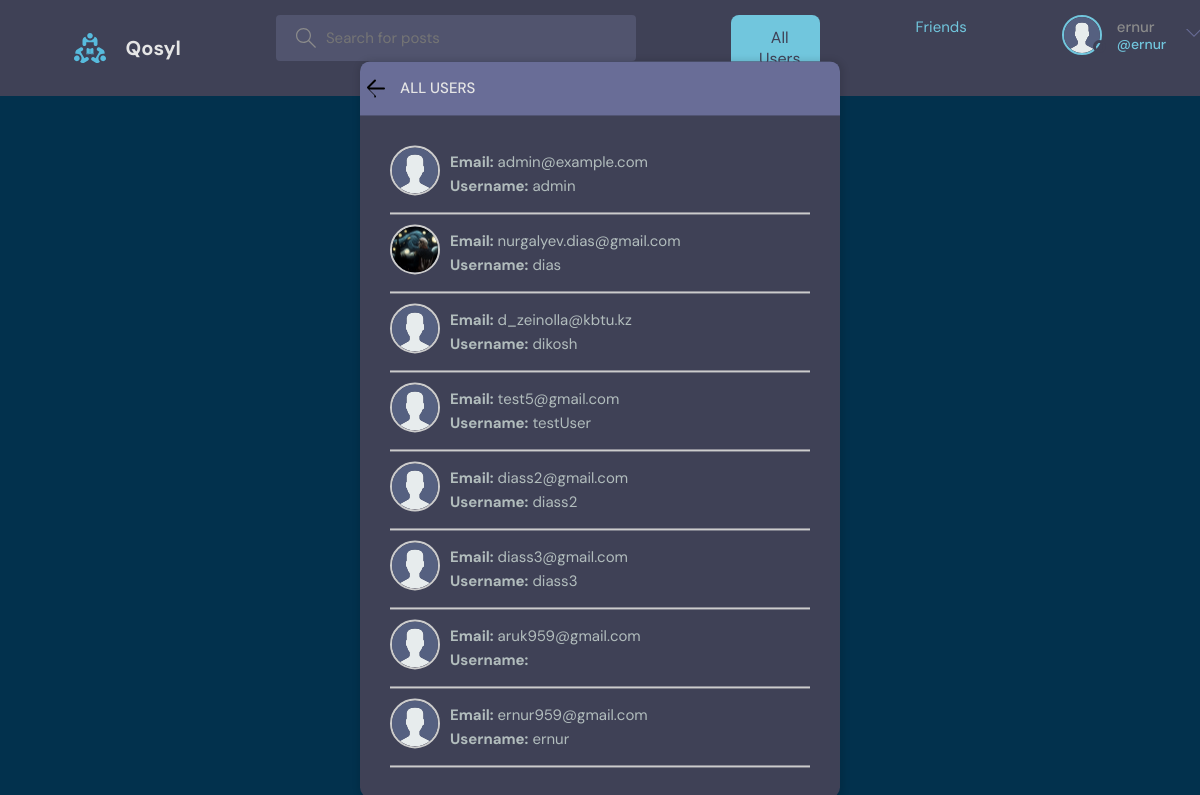
/all/ (signed in), run on the app's committed database.
### users/models.py (models this page shows, shortened)
class User(AbstractUser):
    name = models.CharField(max_length=200, null=True)
    email = models.EmailField(unique=True, null=True)
    bio = models.TextField(null=True)
    avatar = models.ImageField(upload_to='avatars/', default='avatar.svg')
    friends = models.ManyToManyField('self', blank=True, symmetrical=True, related_name='user_friends')
    USERNAME_FIELD = 'email'
    REQUIRED_FIELDS = []
    objects = UserManager()

### users/views.py (the view)
# urls.py: path('all/', views.get_all_users, name='all_users'),
@login_required
def get_all_users(request):
    users = User.objects.all()
    for user in users:
        user.avatar_url = user.avatar.url if user.avatar else '/static/images/default-avatar.jpg'
    return render(request, 'users/all_users.html', {'users': users})

### users/templates/users/all_users.html
{% extends 'main.html' %}
{% load static %}
{% block content %}
<main class="all-users layout">
  <div class="container">
    <div class="layout__box">
      <div class="layout__boxHeader" style="position: relative; padding-left: 40px;">
        <a href="{% url 'home' %}" style="position: absolute; left: -5px; top: 10px; font-size: 24px; color: #5dd693; text-decoration: none;">
          <svg width="32" height="32" xmlns="http://www.w3.org/2000/svg" viewBox="0 0 32 32">
            <path d="M19.293 23.707l-7-7a1 1 0 0 1 0-1.414l7-7a1 1 0 0 1 1.414 1.414L14.414 16h14.586a1 1 0 0 1 0 2H14.414l6.293 6.293a1 1 0 1 1-1.414 1.414z"/>
          </svg>
        </a>
        <div class="layout__boxTitle">
          <h3>All Users</h3>
        </div>
      </div>
      <div class="layout__body">
        {% for user in users %}
<div class="user-card">
  <a href="{% url 'profile' user.id %}" style="text-decoration: none; color: inherit;">
    <div class="user-card__header" style="display: flex; align-items: center; gap: 10px;">
      <div class="user-avatar">
        {% if user.avatar %}
          <img src="{{ user.avatar.url }}" alt="{{ user.username }}'s Avatar" class="avatar-img"
            style="width: 50px; height: 50px; object-fit: cover; border-radius: 50%; border: 2px solid #ccc;">
        {% else %}
          <img src="{% static 'images/avatar.svg' %}" alt="Default Avatar" class="avatar-img"
            style="width: 50px; height: 50px; object-fit: cover; border-radius: 50%; border: 2px solid #ccc;">
        {% endif %}
      </div>
      <div class="user-info" style="flex-grow: 1;">
        <p><strong>Email:</strong> {{ user.email }}</p>
        <p><strong>Username:</strong> {{ user.username }}</p>
      </div>
    </div>
  </a>
  <div class="user-card__divider" style="border-top: 2px solid #ccc; margin: 10px 0;"></div>
</div>
{% empty %}
  <p>No users found.</p>
{% endfor %}
      </div>
    </div>
  </div>
</main>
{% endblock content %}

### templates/navbar.html (shortened to what this page needs)
{% load static %}
<header class="header header--loggedIn">
    <div class="container">
        <a href="{% url 'home' %}" class="header__logo">
            <img src="{% static 'images/logo.svg' %}" />
            <h1>Qosyl</h1>
        </a>
        <form class="header__search" method="GET" action="{% url 'home' %}">
            <label>
                <input name="q" placeholder="Search for posts" />
            </label>
        </form>
<button
    onclick="window.location.href='{% url 'all_users' %}'"
    class="all-users-button"
    style="
        background-color: #71c6dd; /* Using your color for the main button background */
        color: #3f4156; /* Text color */
        font-family: 'DM Sans', sans-serif; /* Font style */
        font-size: 16px; /* Font size */
        padding: 12px 20px; /* Padding for spacing */
        border: none; /* No border */
        border-radius: 8px; /* Rounded corners */
        cursor: pointer; /* Pointer on hover */
        display: flex;
        align-items: center;
        gap: 8px; /* Space between the icon and the text */
        transition: background-color 0.3s ease, transform 0.2s ease; /* Smooth transition */
    ">
     All Users
</button>
<a href="{% url 'friends' %}" class="header__button">Friends</a>
        <nav class="header__menu">
            {% if request.user.is_authenticated %}
            <div class="header__user">
                <a href="{% url 'update-user' %}">
                    <div class="avatar avatar--medium active">
                        {% if request.user.avatar %}
                            <img src="{{ request.user.avatar.url }}" alt="{{ request.user.username }}'s Avatar" />
                        {% else %}
                            <img src="{% static 'images/avatar.svg' %}" alt="Default Avatar" />
                        {% endif %}
                    </div>
                    <p>{{request.user.username}} <span>@{{request.user.username}}</span></p>
                </a>
                <button class="dropdown-button">
                    <svg version="1.1" xmlns="http://www.w3.org/2000/svg" width="32" height="32" viewBox="0 0 32 32">
                        <title>chevron-down</title>
                        <path d="M16 21l-13-13h-3l16 16 16-16h-3l-13 13z"></path>
                    </svg>
                </button>
            </div>
            {% else %}
            <a href="{% url 'login' %}">
                <img src="{% static 'images/avatar.svg' %}" />
                <p>Login</p>
            </a>
            {% endif %}
        </nav>
    </div>
</header>

### static/styles/style.css (style rules this page uses)
:root { --color-main: #71c6dd; --color-main-light: #e1f6fb; --color-dark: #3f4156; --color-dark-medium: #51546e; --color-dark-light: #696d97; --color-light: #e5e5e5; --color-gray: #8b8b8b; --color-light-gray: #b2bdbd; --color-bg: #02314d; }
* { font-family: "DM Sans", -apple-system, BlinkMacSystemFont, "Segoe UI", Roboto, Oxygen, Ubuntu, Cantarell, "Open Sans", "Helvetica Neue", sans-serif; margin: 0; padding: 0; box-sizing: border-box; text-rendering: optimizeLegibility; font-size: inherit; }
html { font-size: 56.25%; }
@media only screen and (min-width: 1200px) { html { font-size: 62.5%; } }
body { line-height: 1.6; font-weight: 400; font-size: 1.5rem; color: var(--color-light-gray); background-color: var(--color-bg); min-height: 100vh; }
img { width: 100%; }
a { display: inline-block; color: var(--color-main); text-decoration: none; }
.container { max-width: 120rem; width: 90%; margin: auto; }
.avatar { position: relative; display: inline-block; border-radius: 50%; border: 2px solid var(--color-main); }
.avatar img { display: block; border-radius: 50%; object-fit: cover; object-position: center; }
.avatar::after { content: ""; display: block; position: absolute; background-color: var(--color-gray); z-index: 111; border-radius: 50%; border: 0.3rem solid var(--color-dark); }
.avatar.active::after { background-color: var(--color-success); }
.avatar.avatar--medium img { width: 3.6rem; height: 3.6rem; border-radius: 50%; }
.avatar.avatar--medium:after { width: 0.7rem; height: 0.7rem; bottom: 0px; right: -6px; }
.header { padding: 1.5rem; background-color: var(--color-dark); }
.header > .container { display: flex; gap: 9.5rem; }
.header__logo, .header__user { display: flex; gap: 2rem; align-items: center; }
.header__logo > img { height: 3.2rem; width: 3.2rem; }
.header__logo > h1 { font-weight: 700; font-size: 2rem; color: var(--color-light); }
.header__search > label { background-color: var(--color-dark-medium); padding: 1.3rem 1rem; display: flex; align-items: center; gap: 1rem; border-radius: 4px; }
.header__search svg { fill: var(--color-gray); width: 2rem; height: 2rem; margin-left: 1rem; }
.header__search input { width: 30rem; background: transparent; border: none; outline: none; color: var(--color-light); }
.header__menu { margin-left: auto; position: relative; }
.header__menu a { display: flex; gap: 1.5rem; align-items: center; font-weight: 500; text-decoration: none; color: var(--color-gray); }
.header__menu img { height: 3.6rem; }
.header__menu p { line-height: 1.2; }
.header__menu span { color: var(--color-main); font-weight: 500; font-size: 1.4rem; display: block; }
.header__menu svg { width: 1.6rem; height: 1.6rem; fill: var(--color-dark-light); }
.dropdown-button { background: transparent; border: 0; outline: 0; cursor: pointer; }
.layout { margin-top: 2.4rem; }
.layout > .container { display: flex; justify-content: space-between; align-items: flex-start; }
.layout__box { width: 90%; max-width: 48rem; min-height: 40rem; position: absolute; top: 50%; left: 50%; transform: translate(-50%, -46%); background-color: var(--color-dark); border-radius: 1rem; box-shadow: 1px 1px 6px 3px rgba(0, 0, 0, 0.1); overflow: hidden; }
.layout__boxHeader { display: flex; padding: 1.5rem; background-color: var(--color-dark-light); }
.layout__boxTitle { display: flex; gap: 1.5rem; align-items: center; }
.layout__boxTitle h3 { text-transform: uppercase; font-weight: 500; color: var(--color-light); }
.layout__body { margin: 3rem; }

### data on the page
User: user.avatar (placeholder picture), user.username "ernur", avatar (placeholder picture), email "ernur959@gmail.com", username "ernur"
User: avatar (placeholder picture), email "admin@example.com", username "admin"
User: avatar (picture), email "nurgalyev.dias@gmail.com", username "dias"
User: avatar (placeholder picture), email "d_zeinolla@kbtu.kz", username "dikosh"
User: avatar (placeholder picture), email "test5@gmail.com", username "testUser"
User: avatar (placeholder picture), email "diass2@gmail.com", username "diass2"
User: avatar (placeholder picture), email "diass3@gmail.com", username "diass3"
User: avatar (placeholder picture), email "aruk959@gmail.com"
